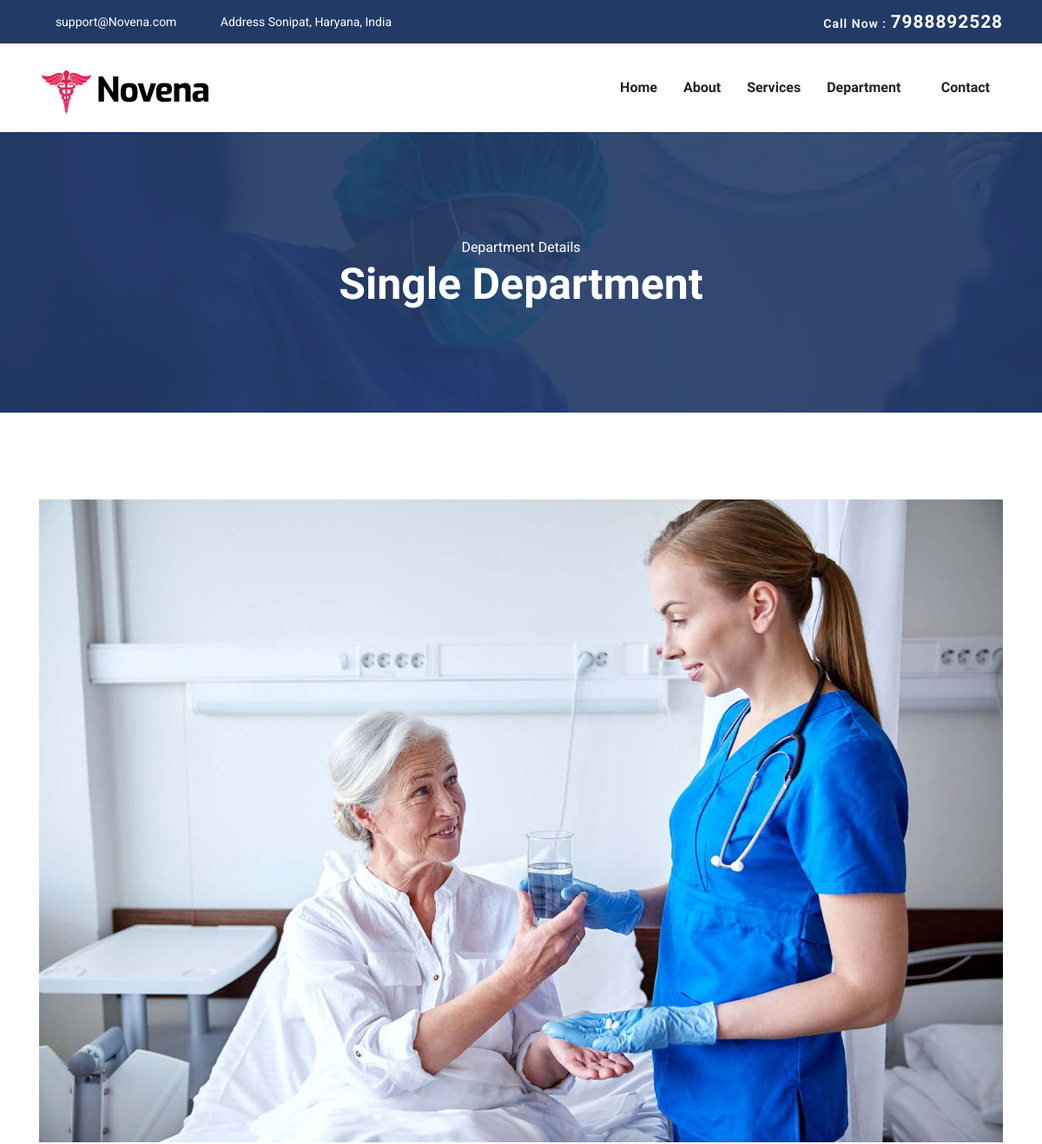
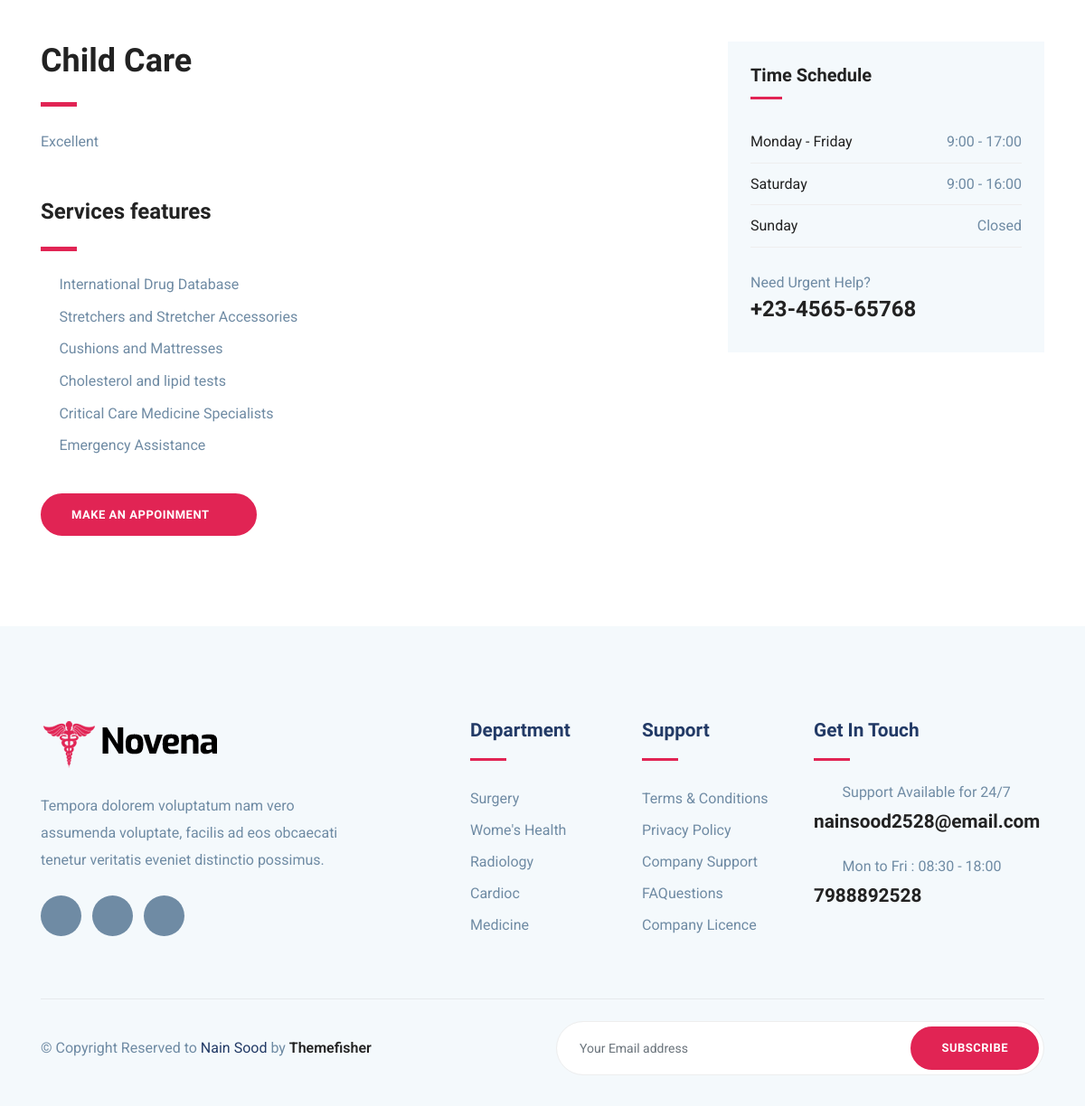
Page /department-single/4/ on the committed database (2 pictures, top to bottom).
### service/models.py (models this page shows, shortened)
class Department(models.Model):
    department_name=models.CharField(max_length=150)

class DoctorDetails(models.Model):
    department_name=models.ForeignKey(Department, on_delete=models.CASCADE)
    name=models.CharField(max_length=100)
    gender=models.CharField(max_length=10)
    email_id=models.CharField(max_length=100)
    mobile_number=models.CharField(max_length=100)
    edu=models.CharField(max_length=100)
    department_desc=models.TextField(null=True)

### health_care/views.py (the view)
# urls.py: path('department-single/<int:id>/' ,views.departmentSinglePage),
def departmentSinglePage(request,id):
        department_data=Department.objects.filter(id=id).values()
        contextData = []
        data=DoctorDetails.objects.filter(id=id).values()
        obj = {}
        obj['department_desc']=data[0]['department_desc']
        obj['department_name']=department_data[0]['department_name']
        contextData.append(obj)
        return render(request,'department_single.html',{'doctor_details':contextData})

### templates/department_single.html (shortened to what this page needs)
{% extends "base.html" %}
{% block 'content' %}
<section class="page-title bg-1">
    <div class="container">
      <div class="row">
        <div class="col-md-12">
          <div class="block text-center">
            <span class="text-white">Department Details</span>
            <h1 class="text-capitalize mb-5 text-lg">Single Department</h1>
          </div>
        </div>
      </div>
    </div>
  </section>
  <section class="section department-single">
      <div class="container">
          <div class="row">
              <div class="col-lg-12">
                  <div class="department-img">
                      <img src="images/service/bg-1.jpg" alt="" class="img-fluid">
                  </div>
              </div>
          </div>
          <div class="row">
              <div class="col-lg-8">
                {% for dd in doctor_details %}
                  <div class="department-content mt-5">
                      <h3 class="text-md">{{dd.department_name}}</h3>
                      <div class="divider my-4"></div>
                      <p>{{dd.department_desc}}</p>
                      <h3 class="mt-5 mb-4">Services features</h3>
                      <div class="divider my-4"></div>
                      <ul class="list-unstyled department-service">
                          <li><i class="icofont-check mr-2"></i>International Drug Database</li>
                          <li><i class="icofont-check mr-2"></i>Stretchers and Stretcher Accessories</li>
                          <li><i class="icofont-check mr-2"></i>Cushions and Mattresses</li>
                          <li><i class="icofont-check mr-2"></i>Cholesterol and lipid tests</li>
                          <li><i class="icofont-check mr-2"></i>Critical Care Medicine Specialists</li>
                          <li><i class="icofont-check mr-2"></i>Emergency Assistance</li>
                      </ul>
                      <a href="appoinment" class="btn btn-main-2 btn-round-full">Make an Appoinment<i class="icofont-simple-right ml-2  "></i></a>
                  </div>
              </div>
              {% endfor %}
              <div class="col-lg-4">
                  <div class="sidebar-widget schedule-widget mt-5">
                      <h5 class="mb-4">Time Schedule</h5>
                      <ul class="list-unstyled">
                        <li class="d-flex justify-content-between align-items-center">
                          <a href="#">Monday - Friday</a>
                          <span>9:00 - 17:00</span>
                        </li>
                        <li class="d-flex justify-content-between align-items-center">
                          <a href="#">Saturday</a>
                          <span>9:00 - 16:00</span>
                        </li>
                        <li class="d-flex justify-content-between align-items-center">
                          <a href="#">Sunday</a>
                          <span>Closed</span>
                        </li>
                      </ul>
                      <div class="sidebar-contatct-info mt-4">
                          <p class="mb-0">Need Urgent Help?</p>
                          <h3>+23-4565-65768</h3>
                      </div>
                  </div>
              </div>
          </div>
      </div>
  </section>
{% endblock 'content' %}

### static/css/style.css (style rules this page uses)
html { overflow-x: hidden; }
body { line-height: 1.6; font-family: "Roboto", sans-serif; -webkit-font-smoothing: antialiased; font-size: 16px; color: #6F8BA4; font-weight: 400; }
h1, .h1, h2, .h2, h3, .h3, h4, .h4, h5, .h5, h6, .h6 { font-family: "Exo", sans-serif; font-weight: 700; color: #222; }
h1, .h1 { font-size: 2.5rem; }
h3, .h3 { font-size: 1.5rem; }
h5, .h5 { font-size: 1.25rem; }
p { line-height: 30px; }
.btn { display: inline-block; font-size: 14px; font-size: 0.8125rem; font-weight: 700; letter-spacing: .5px; padding: .75rem 2rem; font-family: "Exo", sans-serif; text-transform: uppercase; border-radius: 5px; border: 2px solid transparent; transition: all .35s ease; }
.btn-main-2 { background: #e12454; color: #fff; border-color: #e12454; }
.btn-round-full { border-radius: 50px; }
.section { padding: 100px 0; }
.text-md { font-size: 2.25rem; }
.text-lg { font-size: 3.75rem; }
a { color: #222; text-decoration: none; transition: all .35s ease; }
.page-title { padding: 120px 0px 70px 0px; position: relative; }
.page-title .block h1 { color: #fff; }
.text-lg { font-size: 50px; }
.bg-1 { background: url("../images/bg/22.jpg") no-repeat 50% 50%; background-size: cover; position: relative; }
.divider { width: 40px; height: 5px; background: #e12454; }
.department-service { margin-bottom: 40px; }
.department-service li { margin-bottom: 10px; }
.department-service li i { color: #e12454; }
.sidebar-widget { margin-bottom: 30px; padding-bottom: 35px; }
.sidebar-widget h5 { margin-bottom: 30px; position: relative; padding-bottom: 15px; }
.sidebar-widget h5:before { position: absolute; content: ""; left: 0px; bottom: 0px; width: 35px; height: 3px; background: #e12454; }
.sidebar-widget.schedule-widget { background: #f4f9fc; padding: 25px; }
.sidebar-widget.schedule-widget ul li { padding: 10px 0px; border-bottom: 1px solid #eee; }

### rows in the picture
Department: department_name "Child Care"
DoctorDetails: department_desc "Excellent"
